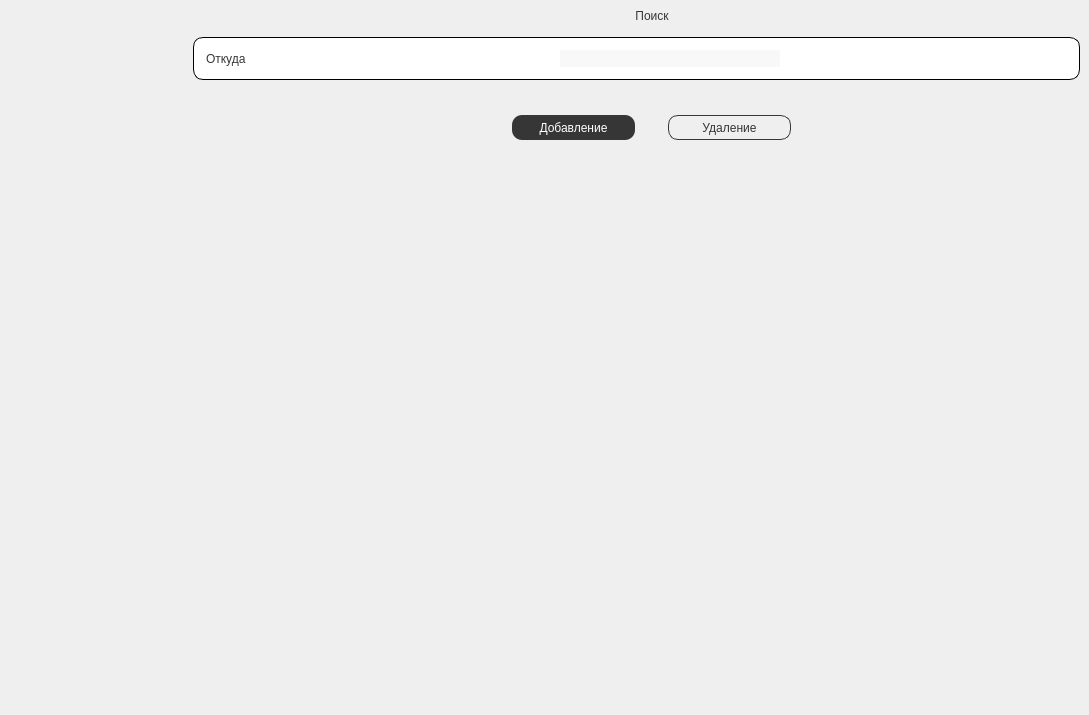
          <widget class="QWidget" name="tabWidgetDistances">
           <attribute name="icon">
            <iconset resource="../images/resources.qrc">
             <normaloff>:/Arrow Roadmap.svg</normaloff>:/Arrow Roadmap.svg</iconset>
           </attribute>
           <attribute name="title">
            <string>Дистанции</string>
           </attribute>
           <widget class="QLineEdit" name="lineEdit_from">
            <property name="geometry">
             <rect>
              <x>275</x>
              <y>50</y>
              <width>220</width>
              <height>17</height>
             </rect>
            </property>
            <property name="styleSheet">
             <string notr="true">QLineEdit { 
  background-color: #F8F8F8; 
  border-radius: 0px;   
  font: 11pt &quot;JetBrains Mono&quot;; 
} </string>
            </property>
            <property name="text">
             <string/>
            </property>
           </widget>
           <widget class="QLineEdit" name="lineEdit_distance">
            <property name="geometry">
             <rect>
              <x>892</x>
              <y>50</y>
              <width>141</width>
              <height>17</height>
             </rect>
            </property>
            <property name="styleSheet">
             <string notr="true">QLineEdit { 
  background-color: #F8F8F8; 
  border-radius: 0px;   
  font: 11pt &quot;JetBrains Mono&quot;; 
} </string>
            </property>
            <property name="text">
             <string/>
            </property>
           </widget>
           <widget class="QLabel" name="label_49">
            <property name="geometry">
             <rect>
              <x>573</x>
              <y>7</y>
              <width>158</width>
              <height>17</height>
             </rect>
            </property>
            <property name="styleSheet">
             <string notr="true">QLabel {
	color: #363636;
	font: 500 11pt &quot;JetBrains Mono&quot;; 
}</string>
            </property>
            <property name="text">
             <string>Поиск</string>
            </property>
            <property name="alignment">
             <set>Qt::AlignmentFlag::AlignCenter</set>
            </property>
           </widget>
           <widget class="QLabel" name="label_48">
            <property name="geometry">
             <rect>
              <x>788</x>
              <y>50</y>
              <width>101</width>
              <height>17</height>
             </rect>
            </property>
            <property name="styleSheet">
             <string notr="true">QLabel {
	color: #363636;
	font: 500 11pt &quot;JetBrains Mono&quot;; 
	background-color: transparent;
}</string>
            </property>
            <property name="text">
             <string>Расстояние</string>
            </property>
           </widget>
           <widget class="QLabel" name="label_47">
            <property name="geometry">
             <rect>
              <x>510</x>
              <y>50</y>
              <width>41</width>
              <height>17</height>
             </rect>
            </property>
            <property name="styleSheet">
             <string notr="true">QLabel {
	color: #363636;
	font: 500 11pt &quot;JetBrains Mono&quot;; 
	background-color: transparent;
}</string>
            </property>
            <property name="text">
             <string>Куда</string>
            </property>
           </widget>
           <widget class="QPushButton" name="add_distance">
            <property name="geometry">
             <rect>
              <x>512</x>
              <y>115</y>
              <width>123</width>
              <height>25</height>
             </rect>
            </property>
            <property name="styleSheet">
             <string notr="true">QPushButton {
	background-color: #363636;
	border-radius: 10px;
	color: #FFFFFF;
	font: 500 11pt &quot;JetBrains Mono&quot;;
}</string>
            </property>
            <property name="text">
             <string>Добавление</string>
            </property>
           </widget>
           <widget class="QLabel" name="label_46">
            <property name="geometry">
             <rect>
              <x>193</x>
              <y>37</y>
              <width>887</width>
              <height>43</height>
             </rect>
            </property>
            <property name="styleSheet">
             <string notr="true">QLabel {
	background-color: rgb(255, 255, 255); 
	border-radius: 10px;
	border: 1px solid #000000;
}</string>
            </property>
            <property name="text">
             <string/>
            </property>
           </widget>
           <widget class="QPushButton" name="search_distance">
            <property name="geometry">
             <rect>
              <x>1043</x>
              <y>44</y>
              <width>30</width>
              <height>30</height>
             </rect>
            </property>
            <property name="styleSheet">
             <string notr="true">QPushButton { 
    background-color: #ffffff; 
    border-radius: 0px;
}</string>
            </property>
            <property name="text">
             <string/>
            </property>
            <property name="icon">
             <iconset resource="../images/resources.qrc">
              <normaloff>:/search.svg</normaloff>:/search.svg</iconset>
            </property>
            <property name="iconSize">
             <size>
              <width>30</width>
              <height>30</height>
             </size>
            </property>
            <property name="checkable">
             <bool>false</bool>
            </property>
           </widget>
           <widget class="QTableWidget" name="tableWidgetDistances">
            <property name="geometry">
             <rect>
              <x>193</x>
              <y>175</y>
              <width>887</width>
              <height>531</height>
             </rect>
            </property>
            <property name="styleSheet">
             <string notr="true">QTableWidget {
	background-color: transparent;
	border-radius: 0px;
	font: 500 11pt &quot;JetBrains Mono&quot;;
	color: #363636;	 
}</string>
            </property>
           </widget>
           <widget class="QLabel" name="label_45">
            <property name="geometry">
             <rect>
              <x>206</x>
              <y>50</y>
              <width>68</width>
              <height>17</height>
             </rect>
            </property>
            <property name="styleSheet">
             <string notr="true">QLabel {
	color: #363636;
	font: 500 11pt &quot;JetBrains Mono&quot;; 
	background-color: transparent;
}</string>
            </property>
            <property name="text">
             <string>Откуда</string>
            </property>
           </widget>
           <widget class="QPushButton" name="delete_distance">
            <property name="geometry">
             <rect>
              <x>668</x>
              <y>115</y>
              <width>123</width>
              <height>25</height>
             </rect>
            </property>
            <property name="styleSheet">
             <string notr="true">QPushButton { 
	font: 11pt &quot;JetBrains Mono&quot;; 
	color: #363636;
	/*background-color: #363636; */
	border-radius: 10px;
	border: 1px solid #363636;
}</string>
            </property>
            <property name="text">
             <string>Удаление</string>
            </property>
           </widget>
           <widget class="QLineEdit" name="lineEdit_to">
            <property name="geometry">
             <rect>
              <x>560</x>
              <y>50</y>
              <width>220</width>
              <height>17</height>
             </rect>
            </property>
            <property name="styleSheet">
             <string notr="true">QLineEdit { 
  background-color: #F8F8F8; 
  border-radius: 0px;   
  font: 11pt &quot;JetBrains Mono&quot;; 
} </string>
            </property>
            <property name="text">
             <string/>
            </property>
           </widget>
          </widget>
